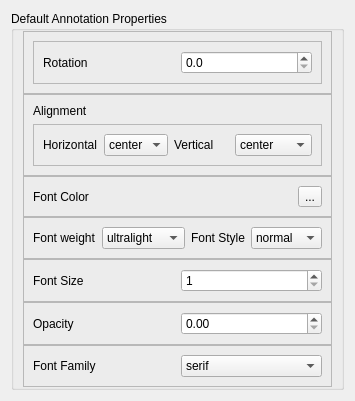
     <widget class="QWidget" name="annotations">
      <attribute name="title">
       <string>Annotations</string>
      </attribute>
      <layout class="QVBoxLayout" name="verticalLayout_12">
       <item>
        <widget class="QGroupBox" name="groupBox_9">
         <property name="title">
          <string>Default Annotation Properties</string>
         </property>
         <layout class="QVBoxLayout" name="verticalLayout_14">
          <property name="spacing">
           <number>0</number>
          </property>
          <property name="topMargin">
           <number>0</number>
          </property>
          <property name="bottomMargin">
           <number>0</number>
          </property>
          <item>
           <widget class="QFrame" name="frame_5">
            <property name="frameShape">
             <enum>QFrame::StyledPanel</enum>
            </property>
            <property name="frameShadow">
             <enum>QFrame::Raised</enum>
            </property>
            <layout class="QVBoxLayout" name="verticalLayout_15">
             <item>
              <widget class="QFrame" name="frame_7">
               <property name="frameShape">
                <enum>QFrame::StyledPanel</enum>
               </property>
               <property name="frameShadow">
                <enum>QFrame::Raised</enum>
               </property>
               <layout class="QHBoxLayout" name="horizontalLayout_21">
                <item>
                 <widget class="QLabel" name="label_10">
                  <property name="text">
                   <string>Rotation</string>
                  </property>
                 </widget>
                </item>
                <item>
                 <widget class="QDoubleSpinBox" name="rotationSpinBox">
                  <property name="font">
                   <font>
                    <weight>50</weight>
                    <bold>false</bold>
                   </font>
                  </property>
                  <property name="decimals">
                   <number>1</number>
                  </property>
                  <property name="maximum">
                   <double>360.000000000000000</double>
                  </property>
                 </widget>
                </item>
               </layout>
              </widget>
             </item>
            </layout>
           </widget>
          </item>
          <item>
           <widget class="QFrame" name="frame_8">
            <property name="frameShape">
             <enum>QFrame::StyledPanel</enum>
            </property>
            <property name="frameShadow">
             <enum>QFrame::Raised</enum>
            </property>
            <layout class="QVBoxLayout" name="verticalLayout_16">
             <item>
              <widget class="QLabel" name="label_11">
               <property name="text">
                <string>Alignment</string>
               </property>
              </widget>
             </item>
             <item>
              <widget class="QFrame" name="frame_9">
               <property name="frameShape">
                <enum>QFrame::StyledPanel</enum>
               </property>
               <property name="frameShadow">
                <enum>QFrame::Raised</enum>
               </property>
               <layout class="QHBoxLayout" name="horizontalLayout_22">
                <item>
                 <widget class="QLabel" name="label_12">
                  <property name="text">
                   <string>Horizontal</string>
                  </property>
                 </widget>
                </item>
                <item>
                 <widget class="QComboBox" name="hacomboBox">
                  <property name="font">
                   <font>
                    <weight>50</weight>
                    <bold>false</bold>
                   </font>
                  </property>
                  <item>
                   <property name="text">
                    <string>center</string>
                   </property>
                  </item>
                  <item>
                   <property name="text">
                    <string>right</string>
                   </property>
                  </item>
                  <item>
                   <property name="text">
                    <string>left</string>
                   </property>
                  </item>
                 </widget>
                </item>
                <item>
                 <widget class="QLabel" name="label_13">
                  <property name="text">
                   <string>Vertical</string>
                  </property>
                 </widget>
                </item>
                <item>
                 <widget class="QComboBox" name="vacomboBox">
                  <property name="font">
                   <font>
                    <weight>50</weight>
                    <bold>false</bold>
                   </font>
                  </property>
                  <item>
                   <property name="text">
                    <string>center</string>
                   </property>
                  </item>
                  <item>
                   <property name="text">
                    <string>top</string>
                   </property>
                  </item>
                  <item>
                   <property name="text">
                    <string>bottom</string>
                   </property>
                  </item>
                  <item>
                   <property name="text">
                    <string>baseline</string>
                   </property>
                  </item>
                 </widget>
                </item>
               </layout>
              </widget>
             </item>
            </layout>
           </widget>
          </item>
          <item>
           <widget class="QFrame" name="frame_10">
            <property name="frameShape">
             <enum>QFrame::StyledPanel</enum>
            </property>
            <property name="frameShadow">
             <enum>QFrame::Raised</enum>
            </property>
            <layout class="QHBoxLayout" name="horizontalLayout_25">
             <item>
              <layout class="QHBoxLayout" name="horizontalLayout_23">
               <property name="spacing">
                <number>0</number>
               </property>
               <item>
                <widget class="QLabel" name="label_7">
                 <property name="text">
                  <string>Font Color</string>
                 </property>
                </widget>
               </item>
               <item>
                <widget class="QLabel" name="labelFontColor">
                 <property name="enabled">
                  <bool>false</bool>
                 </property>
                 <property name="font">
                  <font>
                   <weight>50</weight>
                   <bold>false</bold>
                  </font>
                 </property>
                 <property name="text">
                  <string/>
                 </property>
                </widget>
               </item>
               <item>
                <widget class="QToolButton" name="pickFontColor">
                 <property name="enabled">
                  <bool>true</bool>
                 </property>
                 <property name="text">
                  <string>...</string>
                 </property>
                </widget>
               </item>
              </layout>
             </item>
            </layout>
           </widget>
          </item>
          <item>
           <widget class="QFrame" name="frame_11">
            <property name="frameShape">
             <enum>QFrame::StyledPanel</enum>
            </property>
            <property name="frameShadow">
             <enum>QFrame::Raised</enum>
            </property>
            <layout class="QHBoxLayout" name="horizontalLayout_26">
             <item>
              <widget class="QLabel" name="label_14">
               <property name="text">
                <string>Font weight</string>
               </property>
              </widget>
             </item>
             <item>
              <widget class="QComboBox" name="fontweightComboBox">
               <property name="font">
                <font>
                 <weight>50</weight>
                 <bold>false</bold>
                </font>
               </property>
               <item>
                <property name="text">
                 <string>ultralight</string>
                </property>
               </item>
               <item>
                <property name="text">
                 <string>light</string>
                </property>
               </item>
               <item>
                <property name="text">
                 <string>normal</string>
                </property>
               </item>
               <item>
                <property name="text">
                 <string>regular</string>
                </property>
               </item>
               <item>
                <property name="text">
                 <string>book</string>
                </property>
               </item>
               <item>
                <property name="text">
                 <string>medium</string>
                </property>
               </item>
               <item>
                <property name="text">
                 <string>roman</string>
                </property>
               </item>
               <item>
                <property name="text">
                 <string>semibold</string>
                </property>
               </item>
               <item>
                <property name="text">
                 <string>demibold</string>
                </property>
               </item>
               <item>
                <property name="text">
                 <string>demi</string>
                </property>
               </item>
               <item>
                <property name="text">
                 <string>bold</string>
                </property>
               </item>
               <item>
                <property name="text">
                 <string>heavy</string>
                </property>
               </item>
               <item>
                <property name="text">
                 <string>extra bold</string>
                </property>
               </item>
               <item>
                <property name="text">
                 <string>black</string>
                </property>
               </item>
              </widget>
             </item>
             <item>
              <widget class="QLabel" name="label_15">
               <property name="text">
                <string>Font Style</string>
               </property>
              </widget>
             </item>
             <item>
              <widget class="QComboBox" name="fontstyleComboBox">
               <property name="font">
                <font>
                 <weight>50</weight>
                 <bold>false</bold>
                </font>
               </property>
               <item>
                <property name="text">
                 <string>normal</string>
                </property>
               </item>
               <item>
                <property name="text">
                 <string>italic</string>
                </property>
               </item>
               <item>
                <property name="text">
                 <string>oblique</string>
                </property>
               </item>
              </widget>
             </item>
            </layout>
           </widget>
          </item>
          <item>
           <widget class="QFrame" name="frame_12">
            <property name="frameShape">
             <enum>QFrame::StyledPanel</enum>
            </property>
            <property name="frameShadow">
             <enum>QFrame::Raised</enum>
            </property>
            <layout class="QHBoxLayout" name="horizontalLayout_27">
             <item>
              <widget class="QLabel" name="label_16">
               <property name="toolTip">
                <string>Legend font size</string>
               </property>
               <property name="text">
                <string>Font Size</string>
               </property>
              </widget>
             </item>
             <item>
              <widget class="QSpinBox" name="fontsizeannotationSpinBox">
               <property name="font">
                <font>
                 <weight>50</weight>
                 <bold>false</bold>
                </font>
               </property>
               <property name="minimum">
                <number>1</number>
               </property>
              </widget>
             </item>
            </layout>
           </widget>
          </item>
          <item>
           <widget class="QFrame" name="frame_13">
            <property name="frameShape">
             <enum>QFrame::StyledPanel</enum>
            </property>
            <property name="frameShadow">
             <enum>QFrame::Raised</enum>
            </property>
            <layout class="QHBoxLayout" name="horizontalLayout_28">
             <item>
              <widget class="QLabel" name="label_6">
               <property name="text">
                <string>Opacity</string>
               </property>
              </widget>
             </item>
             <item>
              <widget class="QDoubleSpinBox" name="framealphaannotationSpinBox">
               <property name="enabled">
                <bool>true</bool>
               </property>
               <property name="font">
                <font>
                 <weight>50</weight>
                 <bold>false</bold>
                </font>
               </property>
               <property name="maximum">
                <double>1.000000000000000</double>
               </property>
               <property name="singleStep">
                <double>0.050000000000000</double>
               </property>
              </widget>
             </item>
            </layout>
           </widget>
          </item>
          <item>
           <widget class="QFrame" name="frame_14">
            <property name="frameShape">
             <enum>QFrame::StyledPanel</enum>
            </property>
            <property name="frameShadow">
             <enum>QFrame::Raised</enum>
            </property>
            <layout class="QHBoxLayout" name="horizontalLayout_29">
             <item>
              <widget class="QLabel" name="label_17">
               <property name="text">
                <string>Font Family</string>
               </property>
              </widget>
             </item>
             <item>
              <widget class="QComboBox" name="fontfamilyComboBox">
               <property name="font">
                <font>
                 <weight>50</weight>
                 <bold>false</bold>
                </font>
               </property>
               <item>
                <property name="text">
                 <string>serif</string>
                </property>
               </item>
               <item>
                <property name="text">
                 <string>sans-serif</string>
                </property>
               </item>
               <item>
                <property name="text">
                 <string>cursive</string>
                </property>
               </item>
               <item>
                <property name="text">
                 <string>fantasy</string>
                </property>
               </item>
               <item>
                <property name="text">
                 <string>monospace</string>
                </property>
               </item>
              </widget>
             </item>
            </layout>
           </widget>
          </item>
         </layout>
        </widget>
       </item>
      </layout>
     </widget>
